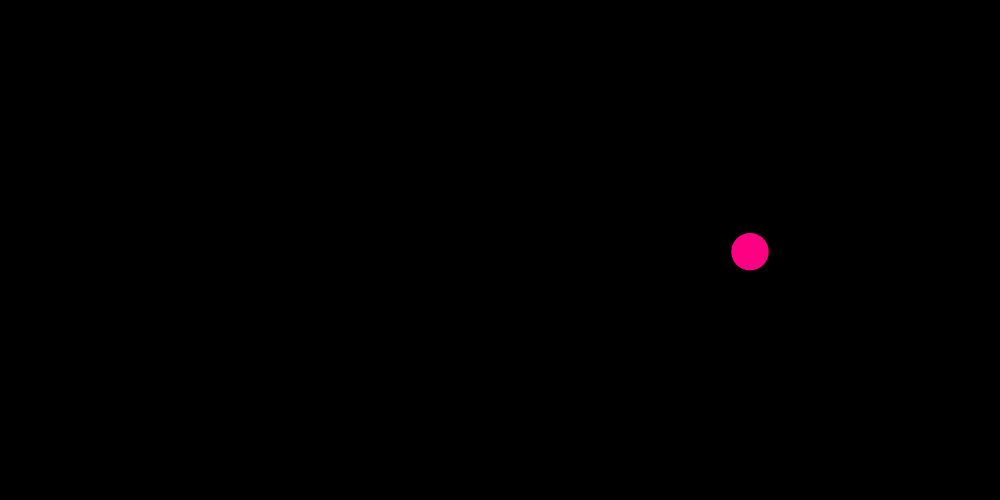
Frame 1 (no input)
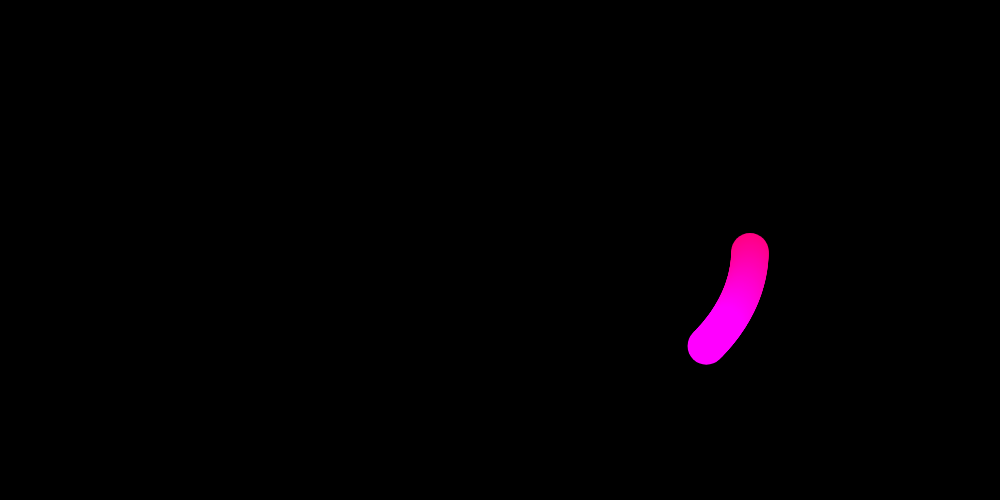
Frame 60 (no input)
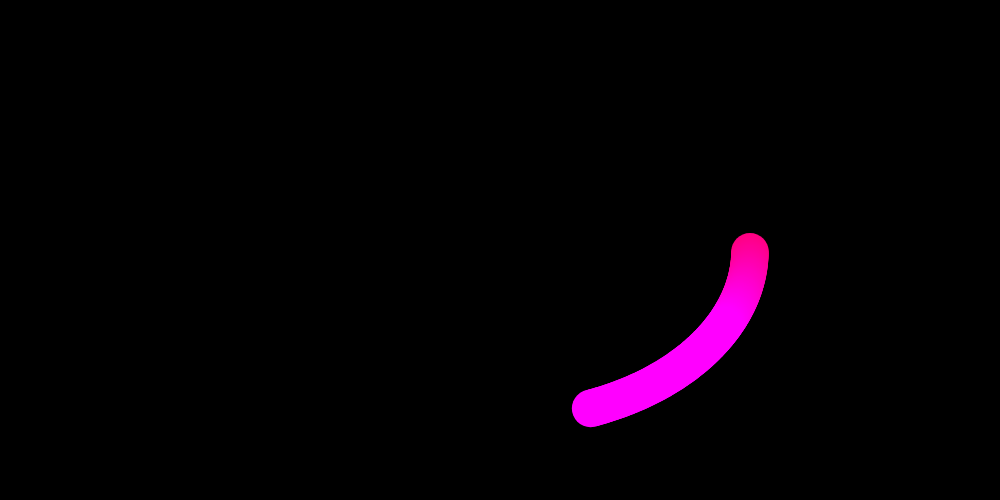
Frame 120 (the mouse pressed at the canvas centre since frame 60)

The p5.js sketch that drew these frames (run headless with seeded random() and noise() and a simulated clock; from frame 60 on, the mouse is pressed at the canvas centre):

// p5.js sketch
// ── sketch.js
let xC = 500
let yC = 250
let d = 150
let d1 = 250
let d2 = 170

function setup(){
createCanvas(1000,500)
background("black")
noStroke()
}


function draw(){

let x = xC + d1 * cos(frameCount/100)

let y = yC + d2 * sin(frameCount/100)

let r = map(x, xC-d/2, xC+d/2, 0, 255)
let b = map(y, yC-d/2, yC+d/2, 0, 255)
fill(r, 0, b)


ellipse(x, y,d/4)


}
